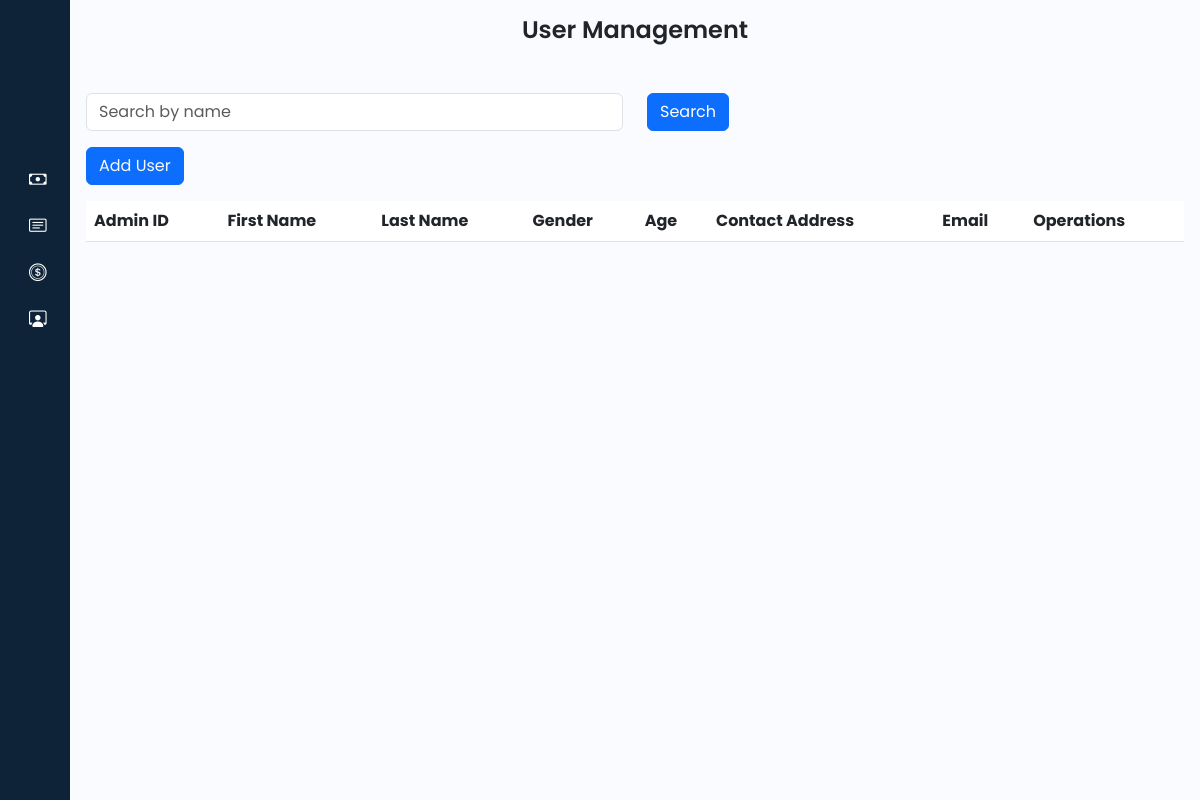
Before: /admin/admins.php with the older database file.
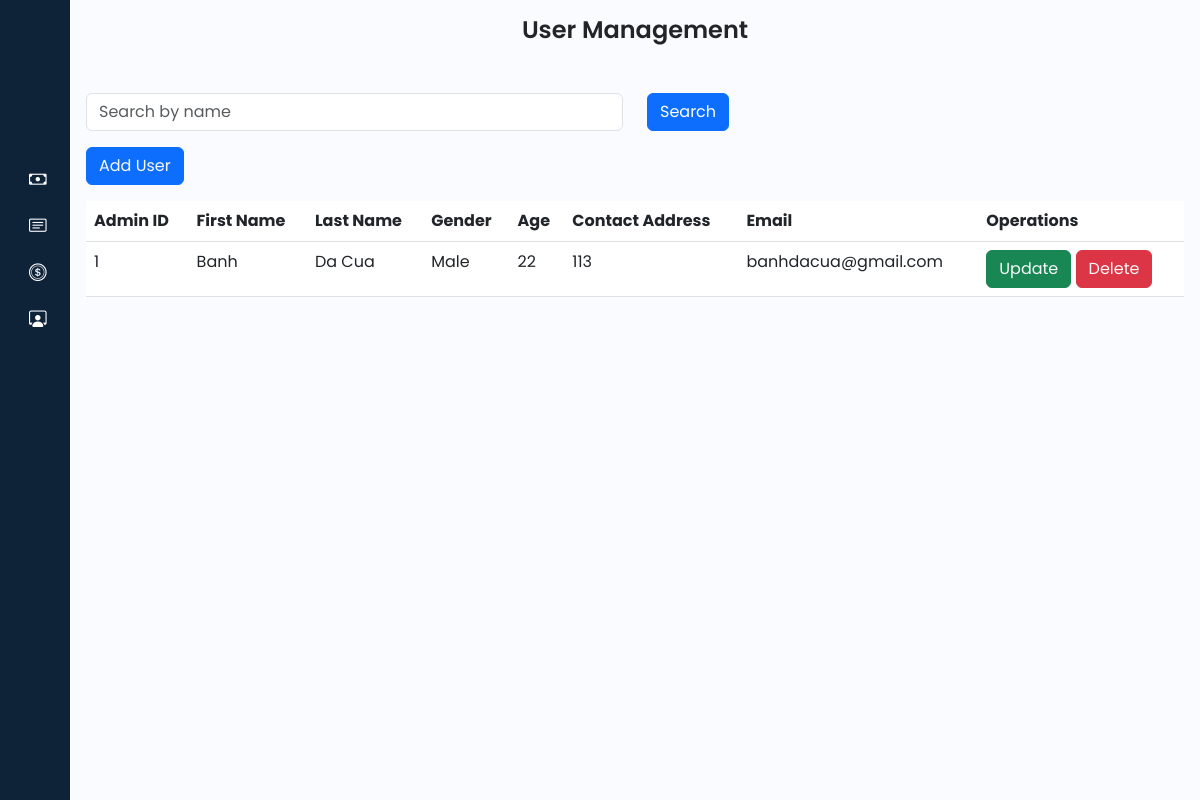
After: the same page with the newer database file.
### tables this page shows
CREATE TABLE `users` (
  `admin_ID` int(11) NOT NULL,
  `fname` varchar(255) DEFAULT NULL,
  `lname` varchar(255) DEFAULT NULL,
  `gender` varchar(11) DEFAULT NULL,
  `age` int(11) DEFAULT NULL,
  `contact_add` int(11) DEFAULT NULL,
  `admin_email` varchar(255) DEFAULT NULL,
  `admin_pass` varchar(255) DEFAULT NULL
);

### admin/admins.php (the view, shortened to what this page needs)
<?php
@include '../connection/connect.php';
$select = "SELECT * FROM users";
$result = mysqli_query($con, $select);
?>
<!DOCTYPE html>
<html lang="en">
<head>
    <link href="https://cdn.lineicons.com/4.0/lineicons.css" rel="stylesheet" />
    <link href="https://cdn.jsdelivr.net/npm/bootstrap@5.3.0-alpha3/dist/css/bootstrap.min.css" rel="stylesheet"
>
    <link rel="stylesheet" href="https://cdn.jsdelivr.net/npm/bootstrap-icons@1.11.3/font/bootstrap-icons.min.css">
    <link rel="stylesheet" href="style/style.css">
</head>
<body>
    <div class="wrapper">
        <?php include 'sidebar.php'; ?>
        <div class="main p-3">
            <div class="text-center mb-5">
                <h1>User Management</h1>
            </div>
            <form method="post">
                <div class="row mb-3">
                    <div class="col-sm">
                        <input type="text" name="search_keyword" class="form-control" placeholder="Search by name" value="<?php echo isset($search_keyword) ? $search_keyword : ''; ?>">
                    </div>
                    <div class="col-sm">
                        <button type="submit" name="search" class="btn btn-primary">Search</button>
                    </div>
                </div>
            </form>
            <button class="btn btn-primary mb-3">
                <a href="operation/admins/create.php" class="text-light">Add User</a>
            </button>
            <table class="table table-inverse">
                <thead>
                    <tr>
                        <th>Admin ID</th>
                        <th>First Name</th>
                        <th>Last Name</th>
                        <th>Gender</th>
                        <th>Age</th>
                        <th>Contact Address</th>
                        <th>Email</th>
                        <th>Operations</th>
                    </tr>
                </thead>
                <tbody>
                    <?php
                    if ($result) {
                        while ($row = mysqli_fetch_assoc($result)) {
                            $admin_ID = $row['admin_ID'];
                            $fname = $row['fname'];
                            $lname = $row['lname'];
                            $gender = $row['gender'];
                            $age = $row['age'];
                            $contact_add = $row['contact_add'];
                            $admin_email = $row['admin_email'];
                            echo '<tr>
                                <td>' . $admin_ID . '</td>
                                <td>' . $fname . '</td>
                                <td>' . $lname . '</td>
                                <td>' . $gender . '</td>
                                <td>' . $age . '</td>
                                <td>' . $contact_add . '</td>
                                <td>' . $admin_email . '</td>
                                <td>
                                    <button class="btn btn-success">
                                        <a href="operation/admins/update.php?updateadmin_ID=' . $admin_ID . '" class="text-light">Update</a>
                                    </button>
                                    <button class="btn btn-danger">
                                        <a href="operation/admins/delete.php?deleteadmin_ID=' . $admin_ID . '" class="text-light">Delete</a>
                                    </button>
                                </td>
                            </tr>';
                        }
                    }
                    ?>
                </tbody>
            </table>
        </div>
    </div>
</body>
</html>

Changed rows visible on the page:
added users: admin_ID "1", fname "Banh", lname "Da Cua", gender "Male", age "22", contact_add "113", admin_email "banhdacua@gmail.com"
